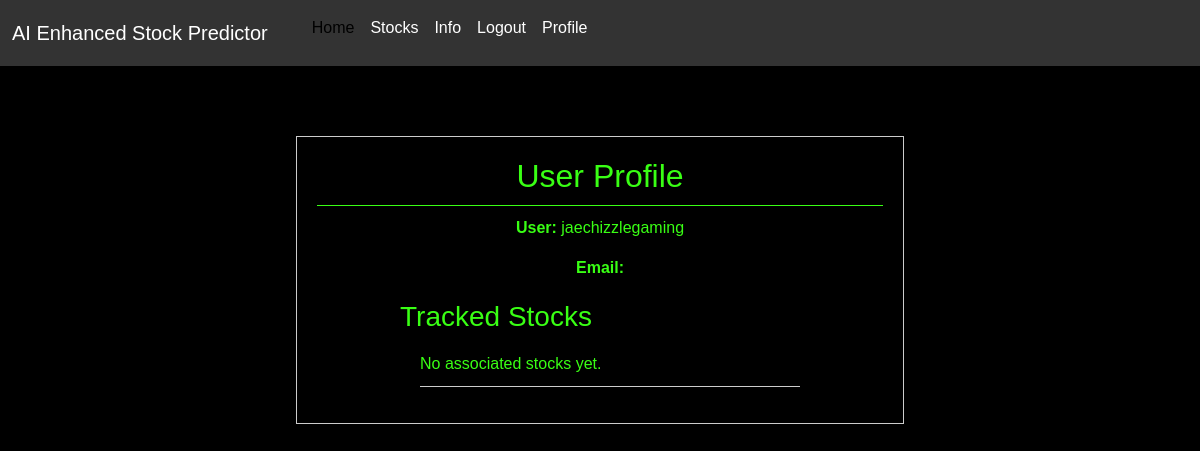
Page /profile/ (signed in) on the earlier database version.
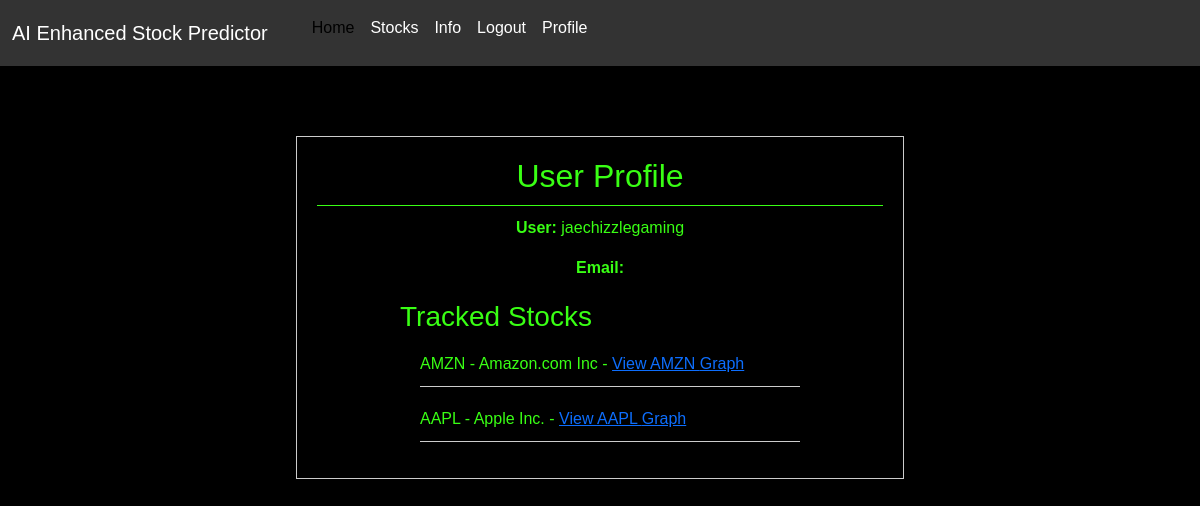
Same page on the later database version.
### AIEFAapp/models.py (models this page shows, shortened)
class Stock(models.Model):
    symbol = models.CharField(max_length=10)
    name = models.CharField(max_length=100)
    hist_accuracy = models.CharField(max_length=10, blank=True, null=True)

### AIEFAapp/views.py (the view)
# urls.py: path("profile/", views.profile, name='profile'),
def profile(request):
    user = request.user  # Get the current user
    profile = user.profile  # Get the user's profile
    associated_stocks = profile.user_stocks.all()  # Retrieve the associated stocks
    return render(request, 'profile.html', {'associated_stocks': associated_stocks})

### AIEFAapp/templates/profile.html (shortened to what this page needs)
{% extends "base.html" %}
{% block content %}
<!DOCTYPE html>
<html lang="en">
<head>
</head>
<body>
<div class="profile-container">
    <div class="profile-info">
        <h2>User Profile</h2>
        <p><strong>User:</strong> {{ user.username }}</p>
        <p><strong>Email:</strong> {{ user.email }}</p>
    </div>
    <div class="tracked-stocks">
        <h3>Tracked Stocks</h3>
        <ul>
            {% for stock in associated_stocks %}
                <li>{{ stock.symbol }} - {{ stock.name }} - <a href="{% url 'stock_graph' symbol=stock.symbol %}">View {{ stock.symbol }} Graph</a></li>
            {% empty %}
                <li>No associated stocks yet.</li>
            {% endfor %}
        </ul>
    </div>
</div>
</body>
</html>
{% endblock %}

Differences in the rows shown:
now on this page (row unchanged): Stock: symbol "AMZN", name "Amazon.com Inc"
added Stock: symbol "AAPL", name "Apple Inc."
Other differences:
text no longer shown: "No associated stocks yet."
